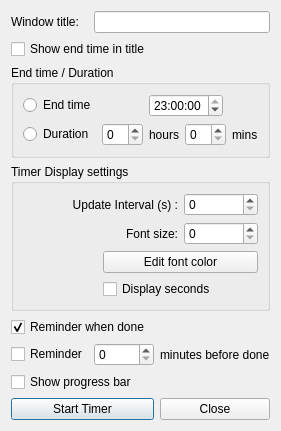
<?xml version="1.0" encoding="UTF-8"?>
<ui version="4.0">
 <class>editTimerWindow</class>
 <widget class="QDialog" name="editTimerWindow">
  <property name="geometry">
   <rect>
    <x>0</x>
    <y>0</y>
    <width>248</width>
    <height>387</height>
   </rect>
  </property>
  <property name="maximumSize">
   <size>
    <width>248</width>
    <height>387</height>
   </size>
  </property>
  <property name="windowTitle">
   <string>Dialog</string>
  </property>
  <layout class="QGridLayout" name="gridLayout_3">
   <item row="2" column="0" colspan="3">
    <widget class="QGroupBox" name="groupBox">
     <property name="sizePolicy">
      <sizepolicy hsizetype="Fixed" vsizetype="Fixed">
       <horstretch>0</horstretch>
       <verstretch>0</verstretch>
      </sizepolicy>
     </property>
     <property name="title">
      <string>End time / Duration</string>
     </property>
     <layout class="QGridLayout" name="gridLayout_2">
      <item row="1" column="2">
       <widget class="QSpinBox" name="hoursSpinBox"/>
      </item>
      <item row="1" column="5">
       <widget class="QSpinBox" name="minutesSpinBox"/>
      </item>
      <item row="0" column="3" colspan="4">
       <widget class="QTimeEdit" name="timeEdit">
        <property name="sizePolicy">
         <sizepolicy hsizetype="Fixed" vsizetype="Fixed">
          <horstretch>0</horstretch>
          <verstretch>0</verstretch>
         </sizepolicy>
        </property>
        <property name="time">
         <time>
          <hour>23</hour>
          <minute>0</minute>
          <second>0</second>
         </time>
        </property>
       </widget>
      </item>
      <item row="0" column="1">
       <widget class="QRadioButton" name="endTimeRadioButton">
        <property name="text">
         <string>End time</string>
        </property>
       </widget>
      </item>
      <item row="1" column="1">
       <widget class="QRadioButton" name="durationRadioButton">
        <property name="text">
         <string>Duration</string>
        </property>
       </widget>
      </item>
      <item row="1" column="6">
       <widget class="QLabel" name="label_2">
        <property name="text">
         <string>mins</string>
        </property>
       </widget>
      </item>
      <item row="1" column="3" colspan="2">
       <widget class="QLabel" name="label">
        <property name="text">
         <string>hours</string>
        </property>
       </widget>
      </item>
     </layout>
    </widget>
   </item>
   <item row="0" column="0">
    <widget class="QLabel" name="label_4">
     <property name="text">
      <string>Window title:</string>
     </property>
    </widget>
   </item>
   <item row="0" column="1" colspan="2">
    <widget class="QLineEdit" name="lineEdit_windowTitle"/>
   </item>
   <item row="5" column="0" colspan="3">
    <widget class="QCheckBox" name="reminderCheckBox">
     <property name="toolTip">
      <string>Show a message box when time is up.</string>
     </property>
     <property name="text">
      <string>Reminder when done</string>
     </property>
     <property name="checkable">
      <bool>true</bool>
     </property>
     <property name="checked">
      <bool>true</bool>
     </property>
    </widget>
   </item>
   <item row="6" column="0">
    <widget class="QCheckBox" name="reminderBeforeDoneCheckBox">
     <property name="text">
      <string>Reminder</string>
     </property>
    </widget>
   </item>
   <item row="8" column="0" colspan="2">
    <widget class="QPushButton" name="createButton">
     <property name="text">
      <string>Start Timer</string>
     </property>
    </widget>
   </item>
   <item row="8" column="2">
    <widget class="QPushButton" name="cancelButton">
     <property name="text">
      <string>Close</string>
     </property>
    </widget>
   </item>
   <item row="6" column="2">
    <widget class="QLabel" name="label_6">
     <property name="text">
      <string>minutes before done</string>
     </property>
    </widget>
   </item>
   <item row="7" column="0" colspan="2">
    <widget class="QCheckBox" name="showProgressBarCheckBox">
     <property name="text">
      <string>Show progress bar</string>
     </property>
    </widget>
   </item>
   <item row="1" column="0" colspan="2">
    <widget class="QCheckBox" name="showEndTimeCheckBox">
     <property name="text">
      <string>Show end time in title</string>
     </property>
    </widget>
   </item>
   <item row="4" column="0" colspan="3">
    <widget class="QGroupBox" name="groupBox_2">
     <property name="title">
      <string>Timer Display settings</string>
     </property>
     <layout class="QGridLayout" name="gridLayout">
      <item row="0" column="0" colspan="2">
       <widget class="QLabel" name="label_3">
        <property name="text">
         <string>Update Interval (s) :</string>
        </property>
        <property name="alignment">
         <set>Qt::AlignRight|Qt::AlignTrailing|Qt::AlignVCenter</set>
        </property>
       </widget>
      </item>
      <item row="0" column="2">
       <widget class="QSpinBox" name="updateIntervalSpinBox"/>
      </item>
      <item row="1" column="1">
       <widget class="QLabel" name="label_5">
        <property name="text">
         <string>Font size:</string>
        </property>
        <property name="alignment">
         <set>Qt::AlignRight|Qt::AlignTrailing|Qt::AlignVCenter</set>
        </property>
       </widget>
      </item>
      <item row="1" column="2">
       <widget class="QSpinBox" name="fontSizeSpinBox"/>
      </item>
      <item row="2" column="1" colspan="2">
       <widget class="QPushButton" name="fontColorButton">
        <property name="text">
         <string>Edit font color</string>
        </property>
       </widget>
      </item>
      <item row="3" column="1" colspan="2">
       <widget class="QCheckBox" name="displaySecondsCheckbox">
        <property name="text">
         <string>Display seconds</string>
        </property>
       </widget>
      </item>
     </layout>
    </widget>
   </item>
   <item row="6" column="1">
    <widget class="QSpinBox" name="reminderBeforeDoneSpinBox"/>
   </item>
  </layout>
 </widget>
 <tabstops>
  <tabstop>lineEdit_windowTitle</tabstop>
  <tabstop>showEndTimeCheckBox</tabstop>
  <tabstop>endTimeRadioButton</tabstop>
  <tabstop>timeEdit</tabstop>
  <tabstop>durationRadioButton</tabstop>
  <tabstop>hoursSpinBox</tabstop>
  <tabstop>minutesSpinBox</tabstop>
  <tabstop>updateIntervalSpinBox</tabstop>
  <tabstop>fontSizeSpinBox</tabstop>
  <tabstop>fontColorButton</tabstop>
  <tabstop>displaySecondsCheckbox</tabstop>
  <tabstop>reminderCheckBox</tabstop>
  <tabstop>reminderBeforeDoneCheckBox</tabstop>
  <tabstop>reminderBeforeDoneSpinBox</tabstop>
  <tabstop>showProgressBarCheckBox</tabstop>
  <tabstop>createButton</tabstop>
  <tabstop>cancelButton</tabstop>
 </tabstops>
 <resources/>
 <connections/>
</ui>
